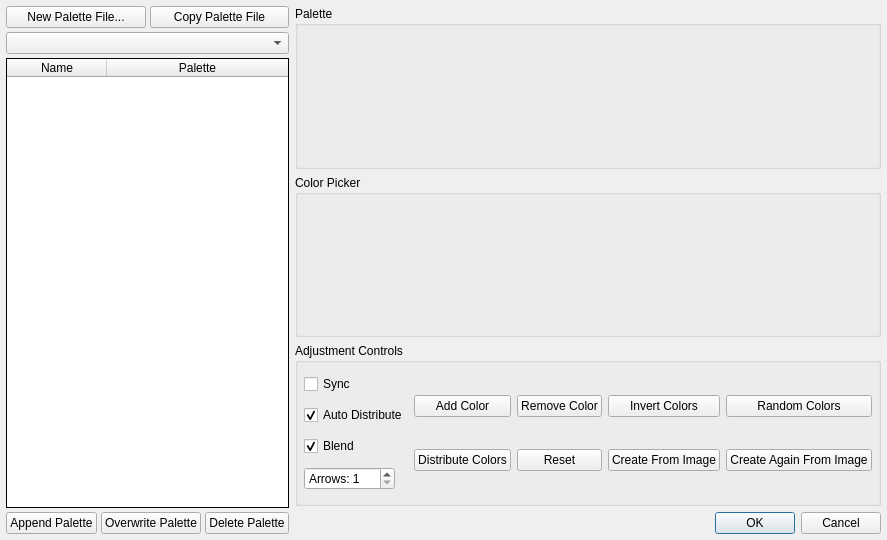
<?xml version="1.0" encoding="UTF-8"?>
<ui version="4.0">
 <class>PaletteEditor</class>
 <widget class="QDialog" name="PaletteEditor">
  <property name="geometry">
   <rect>
    <x>0</x>
    <y>0</y>
    <width>859</width>
    <height>540</height>
   </rect>
  </property>
  <property name="windowTitle">
   <string>Palette Editor</string>
  </property>
  <layout class="QHBoxLayout" name="horizontalLayout_2">
   <property name="leftMargin">
    <number>6</number>
   </property>
   <property name="topMargin">
    <number>6</number>
   </property>
   <property name="rightMargin">
    <number>6</number>
   </property>
   <property name="bottomMargin">
    <number>6</number>
   </property>
   <item>
    <layout class="QVBoxLayout" name="LeftSideVerticalLayout">
     <property name="spacing">
      <number>4</number>
     </property>
     <property name="sizeConstraint">
      <enum>QLayout::SetDefaultConstraint</enum>
     </property>
     <item>
      <layout class="QHBoxLayout" name="LeftTopHorizontalLayout">
       <item>
        <widget class="QPushButton" name="NewPaletteFileButton">
         <property name="text">
          <string>New Palette File...</string>
         </property>
        </widget>
       </item>
       <item>
        <widget class="QPushButton" name="CopyPaletteFileButton">
         <property name="text">
          <string>Copy Palette File</string>
         </property>
        </widget>
       </item>
      </layout>
     </item>
     <item>
      <widget class="QComboBox" name="PaletteFilenameCombo">
       <property name="maximumSize">
        <size>
         <width>365</width>
         <height>16777215</height>
        </size>
       </property>
      </widget>
     </item>
     <item>
      <widget class="QTableWidget" name="PaletteListTable">
       <property name="maximumSize">
        <size>
         <width>365</width>
         <height>16777215</height>
        </size>
       </property>
       <property name="font">
        <font>
         <kerning>true</kerning>
        </font>
       </property>
       <property name="frameShape">
        <enum>QFrame::Panel</enum>
       </property>
       <property name="frameShadow">
        <enum>QFrame::Plain</enum>
       </property>
       <property name="autoScroll">
        <bool>false</bool>
       </property>
       <property name="editTriggers">
        <set>QAbstractItemView::AllEditTriggers</set>
       </property>
       <property name="tabKeyNavigation">
        <bool>false</bool>
       </property>
       <property name="selectionMode">
        <enum>QAbstractItemView::NoSelection</enum>
       </property>
       <property name="selectionBehavior">
        <enum>QAbstractItemView::SelectItems</enum>
       </property>
       <property name="horizontalScrollMode">
        <enum>QAbstractItemView::ScrollPerPixel</enum>
       </property>
       <property name="cornerButtonEnabled">
        <bool>false</bool>
       </property>
       <property name="columnCount">
        <number>2</number>
       </property>
       <attribute name="horizontalHeaderHighlightSections">
        <bool>false</bool>
       </attribute>
       <attribute name="horizontalHeaderStretchLastSection">
        <bool>true</bool>
       </attribute>
       <attribute name="verticalHeaderVisible">
        <bool>false</bool>
       </attribute>
       <attribute name="verticalHeaderDefaultSectionSize">
        <number>16</number>
       </attribute>
       <attribute name="verticalHeaderHighlightSections">
        <bool>false</bool>
       </attribute>
       <attribute name="verticalHeaderMinimumSectionSize">
        <number>16</number>
       </attribute>
       <column>
        <property name="text">
         <string>Name</string>
        </property>
       </column>
       <column>
        <property name="text">
         <string>Palette</string>
        </property>
       </column>
      </widget>
     </item>
     <item>
      <layout class="QHBoxLayout" name="LeftBottomHorizontalLayout">
       <item>
        <widget class="QPushButton" name="AppendPaletteButton">
         <property name="text">
          <string>Append Palette</string>
         </property>
        </widget>
       </item>
       <item>
        <widget class="QPushButton" name="OverwritePaletteButton">
         <property name="text">
          <string>Overwrite Palette</string>
         </property>
        </widget>
       </item>
       <item>
        <widget class="QPushButton" name="DeletePaletteButton">
         <property name="text">
          <string>Delete Palette</string>
         </property>
        </widget>
       </item>
      </layout>
     </item>
    </layout>
   </item>
   <item>
    <layout class="QVBoxLayout" name="MainVerticalLayout">
     <item>
      <widget class="QGroupBox" name="ColorViewGroupBox">
       <property name="title">
        <string>Palette</string>
       </property>
       <property name="flat">
        <bool>false</bool>
       </property>
      </widget>
     </item>
     <item>
      <widget class="QGroupBox" name="ColorPickerGroupBox">
       <property name="sizePolicy">
        <sizepolicy hsizetype="Preferred" vsizetype="Minimum">
         <horstretch>0</horstretch>
         <verstretch>0</verstretch>
        </sizepolicy>
       </property>
       <property name="autoFillBackground">
        <bool>false</bool>
       </property>
       <property name="title">
        <string>Color Picker</string>
       </property>
      </widget>
     </item>
     <item>
      <widget class="QGroupBox" name="ControlsGroupBox">
       <property name="title">
        <string>Adjustment Controls</string>
       </property>
       <layout class="QHBoxLayout" name="horizontalLayout" stretch="1,4">
        <property name="spacing">
         <number>6</number>
        </property>
        <property name="leftMargin">
         <number>6</number>
        </property>
        <property name="topMargin">
         <number>6</number>
        </property>
        <property name="rightMargin">
         <number>6</number>
        </property>
        <property name="bottomMargin">
         <number>6</number>
        </property>
        <item>
         <layout class="QGridLayout" name="AdjustmentLeftGridLayout">
          <item row="1" column="0">
           <widget class="QCheckBox" name="AutoDistributeCheckBox">
            <property name="text">
             <string>Auto Distribute</string>
            </property>
            <property name="checked">
             <bool>true</bool>
            </property>
           </widget>
          </item>
          <item row="3" column="0">
           <widget class="QSpinBox" name="ArrowsSpinBox">
            <property name="sizePolicy">
             <sizepolicy hsizetype="Maximum" vsizetype="Fixed">
              <horstretch>0</horstretch>
              <verstretch>0</verstretch>
             </sizepolicy>
            </property>
            <property name="frame">
             <bool>true</bool>
            </property>
            <property name="buttonSymbols">
             <enum>QAbstractSpinBox::UpDownArrows</enum>
            </property>
            <property name="suffix">
             <string/>
            </property>
            <property name="prefix">
             <string>Arrows: </string>
            </property>
            <property name="minimum">
             <number>1</number>
            </property>
            <property name="maximum">
             <number>256</number>
            </property>
            <property name="value">
             <number>1</number>
            </property>
           </widget>
          </item>
          <item row="0" column="0">
           <widget class="QCheckBox" name="SyncCheckBox">
            <property name="layoutDirection">
             <enum>Qt::LeftToRight</enum>
            </property>
            <property name="text">
             <string>Sync</string>
            </property>
           </widget>
          </item>
          <item row="2" column="0">
           <widget class="QCheckBox" name="BlendCheckBox">
            <property name="text">
             <string>Blend</string>
            </property>
            <property name="checked">
             <bool>true</bool>
            </property>
           </widget>
          </item>
         </layout>
        </item>
        <item>
         <layout class="QGridLayout" name="AdjustmentRightGridLayout">
          <item row="1" column="2">
           <widget class="QPushButton" name="CreatePaletteFromImageButton">
            <property name="text">
             <string>Create From Image</string>
            </property>
           </widget>
          </item>
          <item row="1" column="1">
           <widget class="QPushButton" name="ResetColorsButton">
            <property name="text">
             <string>Reset</string>
            </property>
           </widget>
          </item>
          <item row="0" column="3">
           <widget class="QPushButton" name="RandomColorsButton">
            <property name="text">
             <string>Random Colors</string>
            </property>
           </widget>
          </item>
          <item row="0" column="1">
           <widget class="QPushButton" name="RemoveColorButton">
            <property name="text">
             <string>Remove Color</string>
            </property>
           </widget>
          </item>
          <item row="1" column="0">
           <widget class="QPushButton" name="DistributeColorsButton">
            <property name="text">
             <string>Distribute Colors</string>
            </property>
           </widget>
          </item>
          <item row="0" column="0">
           <widget class="QPushButton" name="AddColorButton">
            <property name="text">
             <string>Add Color</string>
            </property>
           </widget>
          </item>
          <item row="0" column="2">
           <widget class="QPushButton" name="InvertColorsButton">
            <property name="text">
             <string>Invert Colors</string>
            </property>
           </widget>
          </item>
          <item row="1" column="3">
           <widget class="QPushButton" name="CreatePaletteAgainFromImageButton">
            <property name="text">
             <string>Create Again From Image</string>
            </property>
           </widget>
          </item>
         </layout>
        </item>
       </layout>
      </widget>
     </item>
     <item>
      <widget class="QDialogButtonBox" name="buttonBox">
       <property name="orientation">
        <enum>Qt::Horizontal</enum>
       </property>
       <property name="standardButtons">
        <set>QDialogButtonBox::Cancel|QDialogButtonBox::Ok</set>
       </property>
      </widget>
     </item>
    </layout>
   </item>
  </layout>
 </widget>
 <resources/>
 <connections>
  <connection>
   <sender>buttonBox</sender>
   <signal>accepted()</signal>
   <receiver>PaletteEditor</receiver>
   <slot>accept()</slot>
   <hints>
    <hint type="sourcelabel">
     <x>248</x>
     <y>254</y>
    </hint>
    <hint type="destinationlabel">
     <x>157</x>
     <y>274</y>
    </hint>
   </hints>
  </connection>
  <connection>
   <sender>buttonBox</sender>
   <signal>rejected()</signal>
   <receiver>PaletteEditor</receiver>
   <slot>reject()</slot>
   <hints>
    <hint type="sourcelabel">
     <x>316</x>
     <y>260</y>
    </hint>
    <hint type="destinationlabel">
     <x>286</x>
     <y>274</y>
    </hint>
   </hints>
  </connection>
 </connections>
</ui>
